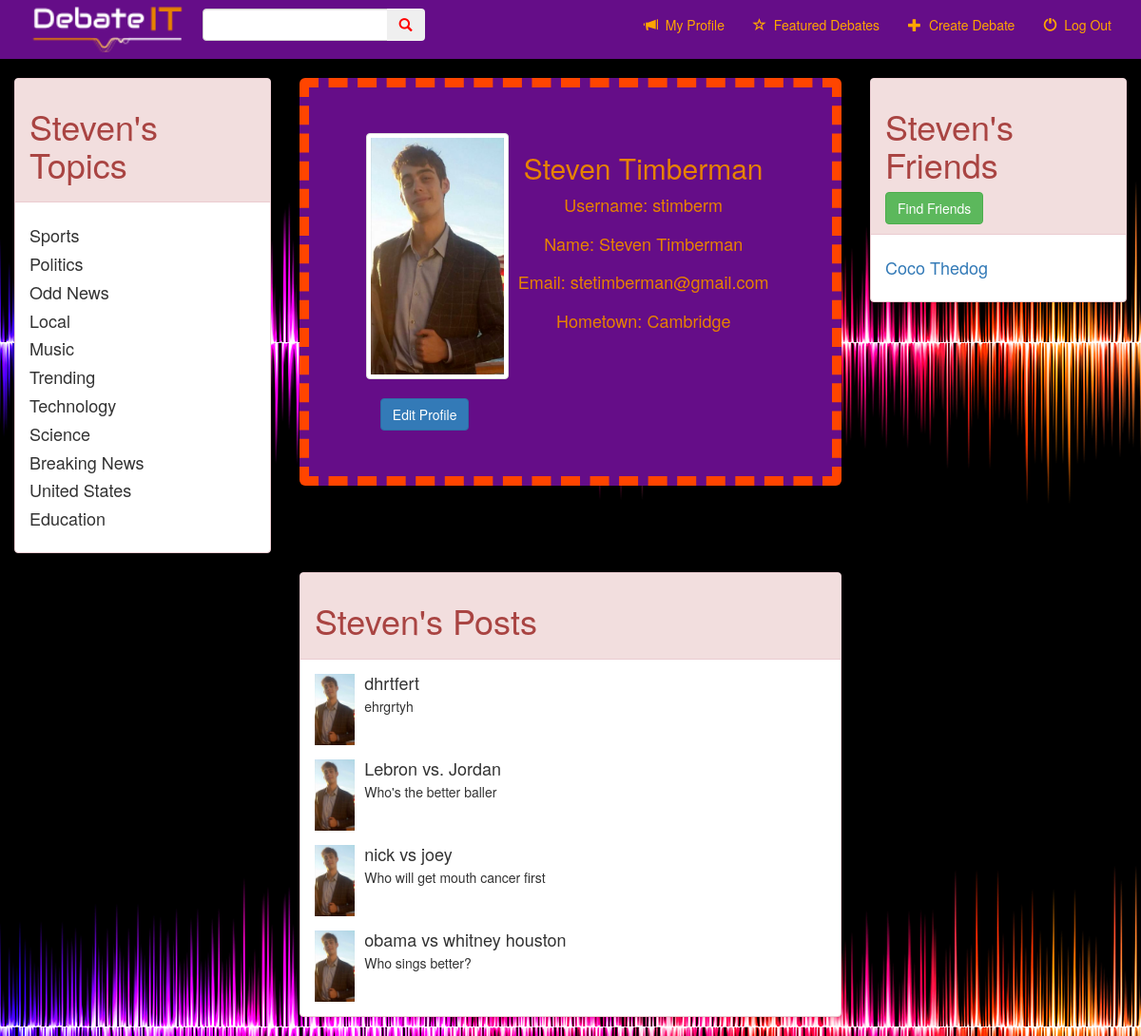
The page /debate/profile/ (signed in) on the database as committed earlier.
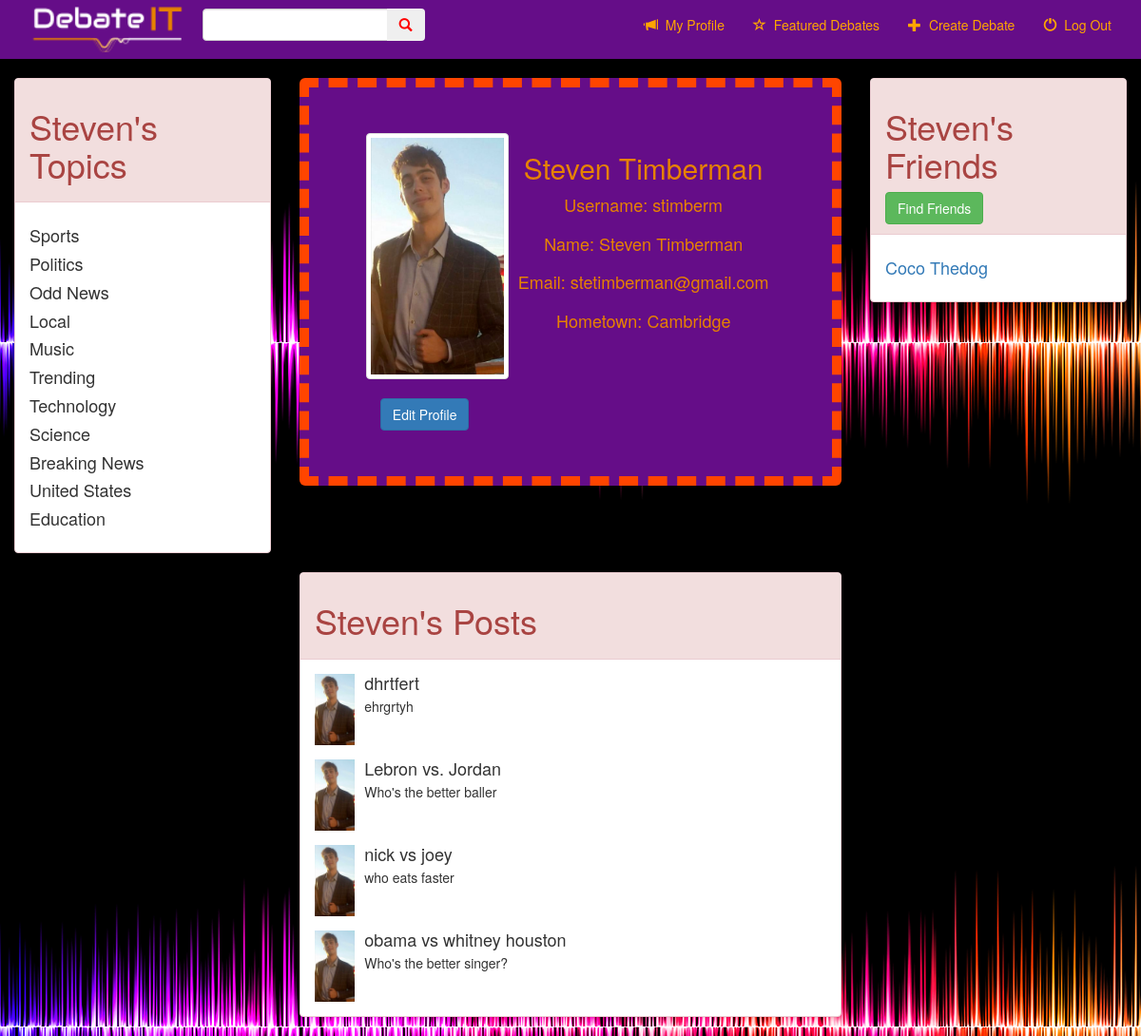
The same page on the database as committed later.
### debate/models.py (models this page shows, shortened)
class DebateTopic(models.Model):
    topic = models.CharField(max_length=250)
    description = models.CharField(max_length=500)
    timestamp = models.DateTimeField(auto_now_add=True)
    photo = models.ImageField(blank=True)
    article_URL = models.URLField(blank=True, null=True)
    user = models.ForeignKey(User)
    TOPIC_CHOICES = (('Sports', 'Sports'),
                     ('Politics', 'Politics'),
                     ('Entertainment', 'Entertainment'),
                     ('Fashion', 'Fashion'),
                     ('Odd News', 'Odd News'),
                     ('Local', 'Local'),
                     ('International', 'International'),
                     ('Music', 'Music'),
                     ('Trending', 'Trending'),
                     ('Technology', 'Technology'),
                     ('Science', 'Science'),
                     ('Business', 'Business'),
                     ('Finance', 'Finance'),
                     ('Television', 'Television'),
                     ('Movies', 'Movies'),
                     ('Celebrities', 'Celebrities'),
                     ('Social Media', 'Social Media'),
                     ('Food', 'Food'),
                     ('Health', 'Health'),
                     ('Nature', 'Nature'),
                     ('Kids', 'Kids'),
                     ('Breaking News', 'Breaking News'),
                     ('Travel', 'Travel'),
                     ('Substances', 'Substances'),
                     ('United States', 'United States'),
                     ('Andimals', 'Animals'),
                     ('Art', 'Art'),
                     ('Education', 'Education'),
                     ('Employment', 'Employment'),
                     ('Brands', 'Brands')
                     )
    tags = MultiSelectField(choices=TOPIC_CHOICES, default=(('Odd News', 'Odd News')))

class UserProfile(models.Model):
    user = models.OneToOneField(User, on_delete=models.CASCADE)
    timestamp = models.DateTimeField(auto_now=True)
    city = models.CharField(max_length=40, null=True)
    email = models.EmailField(max_length=60, null=True)
    image = models.ImageField(upload_to='profile_image', blank=True)
    TOPIC_CHOICES = (('Sports', 'Sports'),
                     ('Politics', 'Politics'),
                     ('Entertainment', 'Entertainment'),
                     ('Fashion', 'Fashion'),
                     ('Odd News', 'Odd News'),
                     ('Local', 'Local'),
                     ('International', 'International'),
                     ('Music', 'Music'),
                     ('Trending', 'Trending'),
                     ('Technology', 'Technology'),
                     ('Science', 'Science'),
                     ('Business', 'Business'),
                     ('Finance', 'Finance'),
                     ('Television', 'Television'),
                     ('Movies', 'Movies'),
                     ('Celebrities', 'Celebrities'),
                     ('Social Media', 'Social Media'),
                     ('Food', 'Food'),
                     ('Health', 'Health'),
                     ('Nature', 'Nature'),
                     ('Kids', 'Kids'),
                     ('Breaking News', 'Breaking News'),
                     ('Travel', 'Travel'),
                     ('Substances', 'Substances'),
                     ('United States', 'United States'),
                     ('Andimals', 'Animals'),
                     ('Art', 'Art'),
                     ('Education', 'Education'),
                     ('Employment', 'Employment'),
                     ('Brands', 'Brands')
                     )
    favorite_topics = MultiSelectField(choices=TOPIC_CHOICES, default=(('Odd News', 'Odd News')))

### debate/views.py (the view)
# urls.py: url(r'^profile/(?P<pk>\d+)/$', views.ProfileView.as_view(), name='profile_with_pk'),
class ProfileView(generic.TemplateView):
    template_name = "debate/profile.html"
    def get(self, request, **kwargs):
        task_id = self.kwargs.get('pk', None)
        if task_id:
            user = User.objects.get(pk=task_id)
        else:
            user = request.user
        user_debates = user.debatetopic_set.all()
        friend = Friend.objects.get(current_user=request.user)
        friends = friend.users.all().order_by('first_name', 'last_name')
        args = {'user' : user, 'friends': friends, 'user_debates': user_debates}
        return render(request, self.template_name, args)

### debate/templates/debate/profile.html (shortened to what this page needs)
{% extends 'debate/base.html' %}
{% load static %}
{% block body %}
    <div class="container-fluid">
        <div class="row">
            <div class="col-md-3">
                <div class="panel panel-danger">
                    <div class="panel-heading">
                        <h1>{{ user.first_name }}'s Topics</h1>
                    </div>
                    <div class="panel-body">
                       {% for top in user.userprofile.favorite_topics %}
                           <h4>{{ top }}</h4>
                       {% endfor %}
                    </div>
                </div>
            </div>
            <div class="col-md-6">
                    <div class="jumbotron" id="profile-head">
                        <div class="row">
                            <div class="col-md-4">
                                {% if user.userprofile.image %}
                                    <div class="thumbnail"><img class="media-object" src="{{ user.userprofile.image.url }}"></div>
                                {% else %}
                                    <div class="thumbnail"><img class="media-object" src="{% static 'debate/images/debate_it_person.png' %}"></div>
                                {% endif %}
                                <a href="/debate/profile/edit" class="btn btn-primary" role="button">Edit Profile</a>
                            </div>
                            <div class="col-md-8">
                                <h2 class="color-head" id="prof-name">{{ user.first_name }} {{ user.last_name }}</h2>
                                <p id="prof_det">Username: {{ user }}</p>
                                <p id="prof_det">Name: {{ user.first_name }} {{ user.last_name }}</p>
                                <p id="prof_det">Email: {{ user.email }}</p>
                                <p id="prof_det">Hometown: {{ user.userprofile.city }}</p>
                            </div>
                        </div>
                    </div>
            </div>
            <div class="col-md-3">
                <div class="panel panel-danger">
                    <div class="panel-heading">
                        <h1>{{ user.first_name }}'s Friends</h1>
                        <a href="/debate/find_friends/" class="btn btn-success" role="button">Find Friends</a>
                    </div>
                    <div class="panel-body">
                        {% for user in friends %}
                            <a href="{% url 'debate:profile_with_pk' pk=user.pk %}"><h4>{{ user.first_name }} {{ user.last_name }}</h4></a>
                        {% endfor %}
                    </div>
                </div>
            </div>
        </div>
        <div class="row">
            <div class="col-md-6 col-md-offset-3">
                <div class="panel panel-danger">
                    <div class="panel-heading"><h1>{{ user.first_name }}'s Posts</h1></div>
                    <div class="panel-body">
                        {% for user_debate in user_debates %}
                            <div class="media">
                                <div class="media-left">
                                    <img class="media-object" src="{{ user.userprofile.image.url }}">
                                </div>
                                <div class="media-body">
                                    <h4 class="media-heading">{{ user_debate.topic }}</h4>
                                    <p class="media-heading">{{ user_debate.description }}</p>
                                </div>
                            </div>
                        {% endfor %}
                    </div>
                </div>
            </div>
        </div>
    </div>
{% endblock %}

Rows that differ between the two databases and show on the page:
changed DebateTopic "nick vs joey": description "Who will get mouth cancer first" → "who eats faster"
changed DebateTopic "obama vs whitney houston": description "Who sings better?" → "Who's the better singer?"
